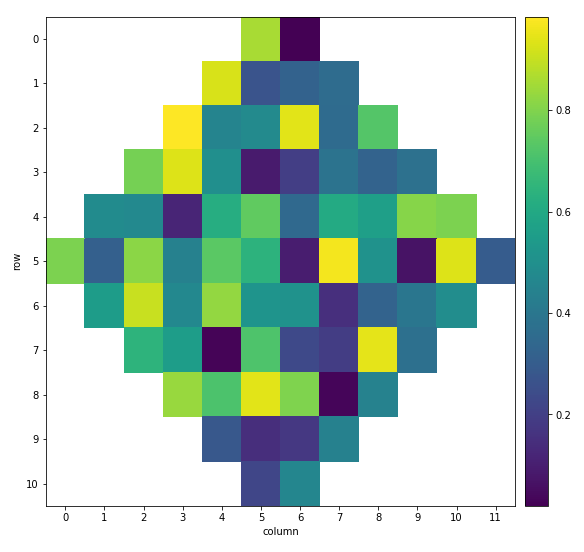

Here is the Python script that generated this plot:
"""Example heatmaps from the cirq.vis.heatmap package."""

import numpy as np

import cirq


def bristlecone():
    """Demo of cirq.Heatmap.
    Demonstrates how cirq.Heatmap can be used to generate a heatmap of the qubit fidelities.
    """
    value_map = {(qubit,): np.random.random() for qubit in cirq.google.Bristlecone.qubits}

    heatmap = cirq.Heatmap(value_map)
    file_path = "examples/bristlecone_heatmap_example.png"
    fig, _ = heatmap.plot()
    fig.figure.savefig(file_path)


def _sycamore_edges():
    # TODO(https://github.com/quantumlib/Cirq/issues/3696): replace this when we have a proper
    # method for it
    return set(
        tuple(sorted(pair))
        for gate_defs in cirq.google.Sycamore.gate_definitions.values()
        for gate_def in gate_defs
        if gate_def.number_of_qubits == 2
        for pair in gate_def.target_set
        if len(pair) == 2
    )


def two_qubit_interaction_heatmap():
    """Demo of cirq.InteractionHeatmap.
    Demonstrates how cirq.Heatmap can be used to generate a heatmap of the qubit fidelities.
    """

    # normally one would get these from cirq.google.engine
    s = np.random.RandomState(1234)
    random_characterization_data = {qubit_pair: s.random() for qubit_pair in _sycamore_edges()}

    heatmap = cirq.TwoQubitHeatmap(
        value_map=random_characterization_data,
        title='Two Qubit Sycamore Gate XEB Cycle Total Error',
    )
    file_path = "examples/two_qubit_interaction_heatmap_example.png"
    fig, _ = heatmap.plot()
    fig.figure.savefig(file_path)


def main():
    # coverage: ignore
    bristlecone()
    two_qubit_interaction_heatmap()


if __name__ == '__main__':
    main()